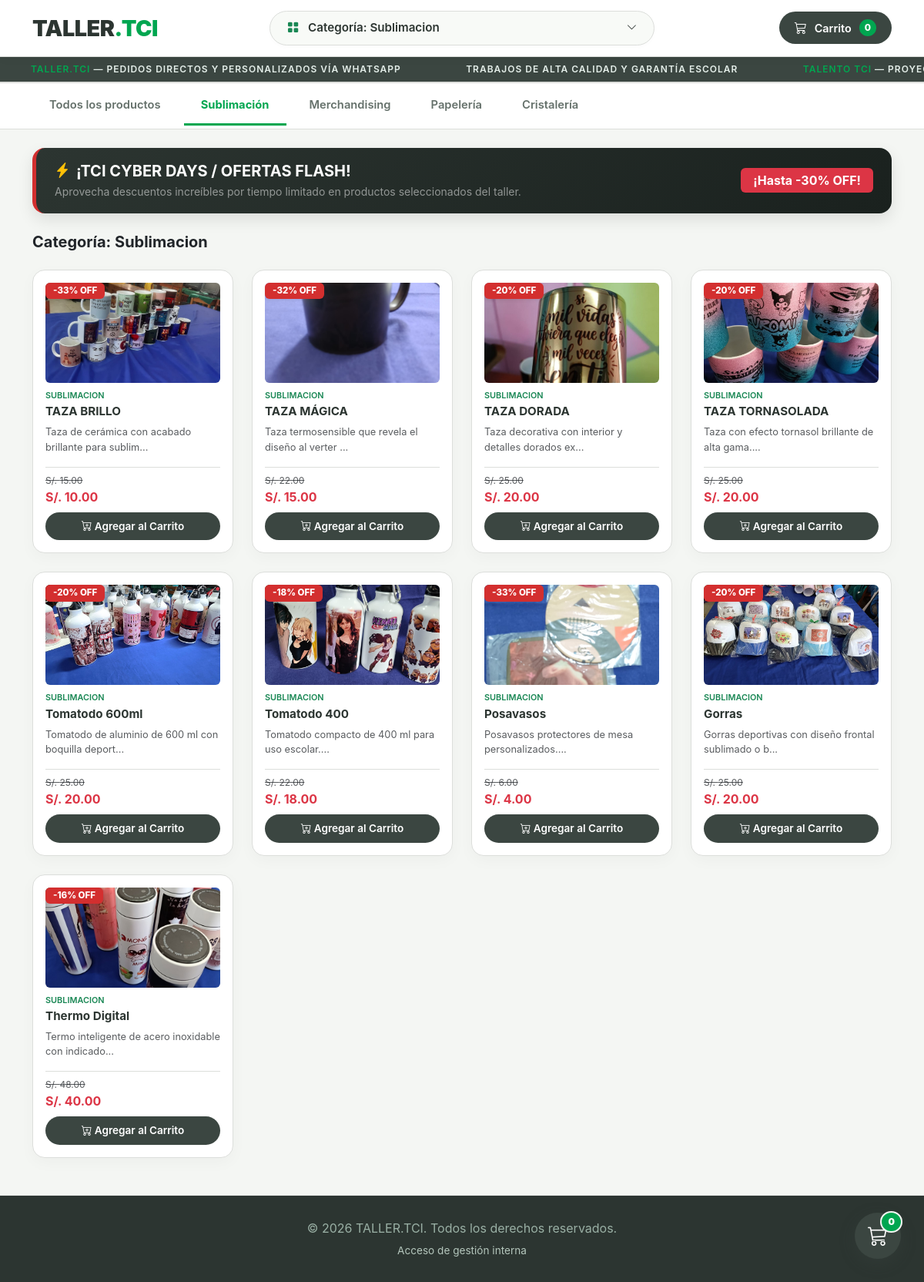
Screenshot of /?categoria=Sublimacion with the database file from the repository.
### tables this page shows
CREATE TABLE productos (
            id INTEGER PRIMARY KEY AUTOINCREMENT,
            nombre TEXT NOT NULL,
            categoria TEXT NOT NULL,
            precio_normal REAL NOT NULL,
            precio_oferta REAL,
            descuento INTEGER,
            descripcion TEXT,
            imagen TEXT
        );

### app.py (the view)
@app.route('/')
def index():
    conexion = sqlite3.connect('tienda.db')
    conexion.row_factory = sqlite3.Row
    cursor = conexion.cursor()
    categoria = request.args.get('categoria')
    busqueda = request.args.get('q')
    if busqueda:
        cursor.execute("SELECT * FROM productos WHERE nombre LIKE ? OR descripcion LIKE ?", ('%' + busqueda + '%', '%' + busqueda + '%'))
    elif categoria:
        cursor.execute("SELECT * FROM productos WHERE categoria = ?", (categoria,))
    else:
        cursor.execute("SELECT * FROM productos")
    productos = cursor.fetchall()
    conexion.close()
    return render_template('index.html', productos=productos, categoria_activa=categoria)

### templates/index.html (shortened to what this page needs)
<!DOCTYPE html>
<html lang="es">
<head>
    <link href="https://cdn.jsdelivr.net/npm/bootstrap@5.3.0/dist/css/bootstrap.min.css" rel="stylesheet">
    <link rel="stylesheet" href="https://cdn.jsdelivr.net/npm/bootstrap-icons@1.11.1/font/bootstrap-icons.css">
</head>
<body>
    <header class="top-header">
        <div class="container">
            <div class="row align-items-center g-2">
                <div class="col-6 col-md-3 text-start">
                    <a href="/" class="brand-logo">TALLER<span>.TCI</span></a>
                </div>
                <div class="col-12 col-md-6 order-3 order-md-2">
                    <div class="category-dropdown-container">
                        <button type="button" class="category-select-btn" id="categoryDropdownToggle">
                            <span>
                                <i class="bi bi-grid-fill me-2 text-success"></i>
                                {% if categoria_activa %}Categoría: {{ categoria_activa }}{% else %}Seleccionar Categoría...{% endif %}
                            </span>
                            <i class="bi bi-chevron-down small"></i>
                        </button>
                    </div>
                </div>
                <div class="col-6 col-md-3 text-end order-2 order-md-3">
                    <button class="cart-badge-btn" onclick="openCartModal()">
                        <i class="bi bi-cart3 fs-6"></i>
                        <span>Carrito</span>
                        <span class="cart-count" id="headerCartCount">0</span>
                    </button>
                </div>
            </div>
        </div>
    </header>
    <div class="promo-bar">
        <div class="promo-track">
            <div class="promo-item"><span>TALLER.TCI</span> — Pedidos directos y personalizados vía WhatsApp</div>
            <div class="promo-item">  Trabajos de alta calidad y garantía escolar</div>
            <div class="promo-item"><span>TALENTO TCI</span> — Proyectos y creaciones destacadas del taller</div>
        </div>
    </div>
    <div class="categories-tabs mb-4">
        <div class="container">
            <div class="d-flex gap-2 overflow-auto py-1">
                <a href="/" class="category-tab {% if not categoria_activa and not request.args.get('q') %}active{% endif %}">Todos los productos</a>
                <a href="/?categoria=Sublimacion" class="category-tab {% if categoria_activa == 'Sublimacion' %}active{% endif %}">Sublimación</a>
                <a href="/?categoria=Merchandising" class="category-tab {% if categoria_activa == 'Merchandising' %}active{% endif %}">Merchandising</a>
                <a href="/?categoria=Papeleria" class="category-tab {% if categoria_activa == 'Papeleria' %}active{% endif %}">Papelería</a>
                <a href="/?categoria=Cristaleria" class="category-tab {% if categoria_activa == 'Cristaleria' %}active{% endif %}">Cristalería</a>
            </div>
        </div>
    </div>
    <div class="container mb-5">
        <div class="cyber-banner d-none d-md-flex align-items-center">
            <div>
                <h5 class="fw-bold mb-1"><i class="bi bi-lightning-charge-fill text-warning me-2"></i>¡TCI CYBER DAYS / OFERTAS FLASH!</h5>
                <p class="text-white-50 small mb-0">Aprovecha descuentos increíbles por tiempo limitado en productos seleccionados del taller.</p>
            </div>
            <span class="badge bg-danger fs-6 px-3 py-2 uppercase fw-bold">¡Hasta -30% OFF!</span>
        </div>
        <h4 class="fw-bold mb-4 text-dark fs-5 fs-md-4">
            {% if request.args.get('q') %}
                Resultados de búsqueda para "{{ request.args.get('q') }}"
            {% elif categoria_activa %}
                Categoría: {{ categoria_activa }}
            {% else %}
                Catálogo de Productos - TALLER.TCI
            {% endif %}
        </h4>
        {% if not productos %}
            <div class="alert border text-center p-5 rounded-3 shadow-sm bg-white" style="border-color: var(--border-soft) !important;">
                <h5 class="fw-bold text-secondary">No se encontraron productos.</h5>
                <p class="text-muted small mb-0">Intenta con otro término o categoría.</p>
            </div>
        {% else %}
            <div class="row row-cols-2 row-cols-md-3 row-cols-lg-4 g-3 g-md-4">
                {% for p in productos %}
                <div class="col">
                    {% set precio_actual = p.precio_oferta if p.precio_oferta else p.precio_normal %}
                    {% if p.imagen %}
                        {% if p.imagen.startswith('http') %}
                            {% set img_url = p.imagen %}
                        {% elif p.imagen.startswith('uploads/') %}
                            {% set img_url = url_for('static', filename=p.imagen) %}
                        {% else %}
                            {% set img_url = url_for('static', filename='uploads/' + p.imagen) %}
                        {% endif %}
                    {% else %}
                        {% set img_url = '' %}
                    {% endif %}
                    <div class="card product-card h-100 p-2 p-md-3 d-flex flex-column position-relative">
                        {% if p.descuento %}
                        <span class="badge badge-cyber position-absolute top-0 start-0 m-2 m-md-3 shadow-sm">-{{ p.descuento }}% OFF</span>
                        {% endif %}
                        {% if p.imagen %}
                        <img src="{{ img_url }}" class="card-img-top object-fit-cover rounded mb-2" style="height: 130px; background-color: #eef2ed;" alt="{{ p.nombre }}">
                        {% else %}
                        <img src="https://via.placeholder.com/300x180?text=Sin+Imagen" class="card-img-top rounded mb-2" style="height: 130px;" alt="Sin imagen">
                        {% endif %}
                        <div class="card-body d-flex flex-column p-0 flex-grow-1">
                            <span class="text-success small text-uppercase fw-semibold" style="font-size: 0.68rem;">{{ p.categoria }}</span>
                            <h6 class="mt-1 product-title text-truncate">{{ p.nombre }}</h6>
                            <p class="text-muted small flex-grow-1 d-none d-sm-block" style="font-size: 0.8rem;">{{ p.descripcion[:50] if p.descripcion else '' }}...</p>
                            <div class="pt-2 border-top mt-auto" style="border-color: var(--border-soft) !important;">
                                {% if p.precio_oferta %}
                                    <div class="text-decoration-line-through text-muted" style="font-size: 0.75rem;">S/. {{ "%.2f"|format(p.precio_normal) }}</div>
                                    <div class="fw-bold text-danger fs-6 fs-md-5">S/. {{ "%.2f"|format(p.precio_oferta) }}</div>
                                {% else %}
                                    <div class="fw-bold fs-6 fs-md-5 text-dark">S/. {{ "%.2f"|format(p.precio_normal) }}</div>
                                {% endif %}
                                <button type="button"
                                        class="btn btn-add-cart w-100 mt-2 btn-agregar"
                                        data-nombre="{{ p.nombre }}"
                                        data-precio="{{ '%.2f'|format(precio_actual) }}"
                                        data-imagen="{{ img_url }}">
                                    <i class="bi bi-cart-plus"></i> <span class="d-none d-sm-inline">Agregar al Carrito</span><span class="d-inline d-sm-none">Agregar</span>
                                </button>
                            </div>
                        </div>
                    </div>
                </div>
                {% endfor %}
            </div>
        {% endif %}
    </div>
    <button class="float-cart" onclick="openCartModal()" title="Ver Carrito de Compras">
        <i class="bi bi-cart3"></i>
        <span class="float-cart-count" id="floatCartCount">0</span>
    </button>
    <footer class="footer-dark text-center">
        <div class="container">
            <p class="mb-1">&copy; 2026 TALLER.TCI. Todos los derechos reservados.</p>
            <a href="/admin">Acceso de gestión interna</a>
        </div>
    </footer>
</body>
</html>

### templates/index.html (style rules this page uses)
:root { --brand-green: #00a650; --whatsapp-green: #25d366; --facebook-blue: #1877f2; --soft-bg: #f4f6f3; --card-bg: #ffffff; --card-hover: #f9fbf9; --border-soft: #dcdedb; --text-main: #2c3531; --text-muted: #65716b; --sale-red: #d32f2f; }
body { background-color: var(--soft-bg); font-family: 'Inter', -apple-system, BlinkMacSystemFont, "Segoe UI", Roboto, sans-serif; color: var(--text-main); }
.top-header { position: sticky; top: 0; z-index: 1030; background-color: #ffffff; backdrop-filter: blur(10px); border-bottom: 1px solid var(--border-soft); padding: 14px 0; box-shadow: 0 2px 12px rgba(0, 0, 0, 0.04); }
.brand-logo { font-size: 1.8rem; font-weight: 900; color: var(--text-main); text-decoration: none; letter-spacing: -0.5px; text-transform: uppercase; }
.brand-logo span { color: var(--brand-green); }
.category-dropdown-container { position: relative; max-width: 500px; margin: 0 auto; }
.category-select-btn { width: 100%; background-color: #f8faf7; border: 1px solid var(--border-soft); border-radius: 50px; padding: 10px 22px; font-size: 0.95rem; font-weight: 600; color: var(--text-main); text-align: left; display: flex; justify-content: space-between; align-items: center; cursor: pointer; box-shadow: 0 2px 5px rgba(0,0,0,0.02); transition: border-color 0.2s; }
.cart-badge-btn { display: inline-flex; align-items: center; gap: 10px; background-color: #3b4641; padding: 9px 20px; border-radius: 50px; font-weight: 600; font-size: 0.9rem; color: #ffffff; border: none; cursor: pointer; transition: all 0.2s ease; }
.cart-count { background-color: var(--brand-green); color: #ffffff; font-weight: 800; border-radius: 50%; padding: 2px 7px; font-size: 0.75rem; }
.promo-bar { background-color: #3b4641; color: #e4eee9; font-size: 0.75rem; text-transform: uppercase; letter-spacing: 1px; padding: 7px 0; overflow: hidden; white-space: nowrap; border-bottom: 1px solid var(--border-soft); }
.promo-track { display: inline-block; white-space: nowrap; animation: scrollPromo 30s linear infinite; }
.promo-item { display: inline-block; padding: 0 40px; font-weight: 600; }
.promo-item span { color: var(--brand-green); }
.cyber-banner { background: linear-gradient(135deg, #2c3531 0%, #1a211e 100%); color: #ffffff; border-radius: 16px; padding: 18px 24px; margin-bottom: 25px; display: flex; align-items: center; justify-content: space-between; box-shadow: 0 8px 20px rgba(0,0,0,0.1); border-left: 5px solid var(--sale-red); }
.categories-tabs { background-color: #ffffff; border-top: 1px solid var(--border-soft); border-bottom: 1px solid var(--border-soft); position: sticky; top: 73px; z-index: 1020; }
.category-tab { padding: 13px 22px; color: var(--text-muted); font-weight: 600; text-decoration: none; border-bottom: 3px solid transparent; font-size: 0.92rem; display: inline-block; white-space: nowrap; transition: color 0.2s; }
.category-tab.active { color: var(--brand-green); border-bottom-color: var(--brand-green); font-weight: 700; }
.product-card { background-color: var(--card-bg); border: 1px solid var(--border-soft); border-radius: 16px; box-shadow: 0 6px 20px rgba(0, 0, 0, 0.03); transition: all 0.2s ease; }
.product-title { text-transform: capitalize; color: var(--text-main); font-weight: 700; font-size: 0.95rem; }
.badge-cyber { background-color: var(--sale-red); color: white; font-weight: 800; font-size: 0.72rem; padding: 5px 10px; border-radius: 6px; box-shadow: 0 2px 6px rgba(211, 47, 47, 0.3); }
.btn-add-cart { background-color: #3b4641; color: white; font-weight: 600; border-radius: 50px; border: none; padding: 8px; font-size: 0.85rem; transition: background 0.2s; }
.float-cart { position: fixed; width: 60px; height: 60px; bottom: 30px; right: 30px; background-color: #3b4641; color: #fff; border-radius: 50px; text-align: center; font-size: 26px; box-shadow: 0 6px 20px rgba(59, 70, 65, 0.3); z-index: 1050; display: flex; align-items: center; justify-content: center; border: none; cursor: pointer; transition: transform 0.2s; }
.float-cart-count { position: absolute; top: -2px; right: -2px; background-color: var(--brand-green); color: white; font-size: 0.75rem; font-weight: 900; border-radius: 50%; padding: 3px 8px; border: 2px solid var(--soft-bg); }
.footer-dark { background-color: #2c3531; color: #9ab0a5; padding: 30px 0; border-top: 1px solid var(--border-soft); }
.footer-dark a { color: #b5c7bd; text-decoration: none; font-size: 0.85rem; transition: color 0.2s; }

### rows the page displays
productos: descuento "33", shows a picture, categoria "SUBLIMACION", nombre "TAZA BRILLO", descripcion "Taza de cerámica con acabado brillante para sublim", precio_normal "15.00", precio_oferta "10.00"
productos: descuento "32", shows a picture, categoria "SUBLIMACION", nombre "TAZA MÁGICA", descripcion "Taza termosensible que revela el diseño al verter", precio_normal "22.00", precio_oferta "15.00"
productos: descuento "20", shows a picture, categoria "SUBLIMACION", nombre "TAZA DORADA", descripcion "Taza decorativa con interior y detalles dorados ex", precio_normal "25.00", precio_oferta "20.00"
productos: descuento "20", shows a picture, categoria "SUBLIMACION", nombre "TAZA TORNASOLADA", descripcion "Taza con efecto tornasol brillante de alta gama.", precio_normal "25.00", precio_oferta "20.00"
productos: descuento "20", shows a picture, categoria "SUBLIMACION", nombre "Tomatodo 600ml", descripcion "Tomatodo de aluminio de 600 ml con boquilla deport", precio_normal "25.00", precio_oferta "20.00"
productos: descuento "18", shows a picture, categoria "SUBLIMACION", nombre "Tomatodo 400", descripcion "Tomatodo compacto de 400 ml para uso escolar.", precio_normal "22.00", precio_oferta "18.00"
productos: descuento "33", shows a picture, categoria "SUBLIMACION", nombre "Posavasos", descripcion "Posavasos protectores de mesa personalizados.", precio_normal "6.00", precio_oferta "4.00"
productos: descuento "20", shows a picture, categoria "SUBLIMACION", nombre "Gorras", descripcion "Gorras deportivas con diseño frontal sublimado o b", precio_normal "25.00", precio_oferta "20.00"
productos: descuento "16", shows a picture, categoria "SUBLIMACION", nombre "Thermo Digital", descripcion "Termo inteligente de acero inoxidable con indicado", precio_normal "48.00", precio_oferta "40.00"

### other values shown
{{ categoria_activa }} "Sublimacion"
